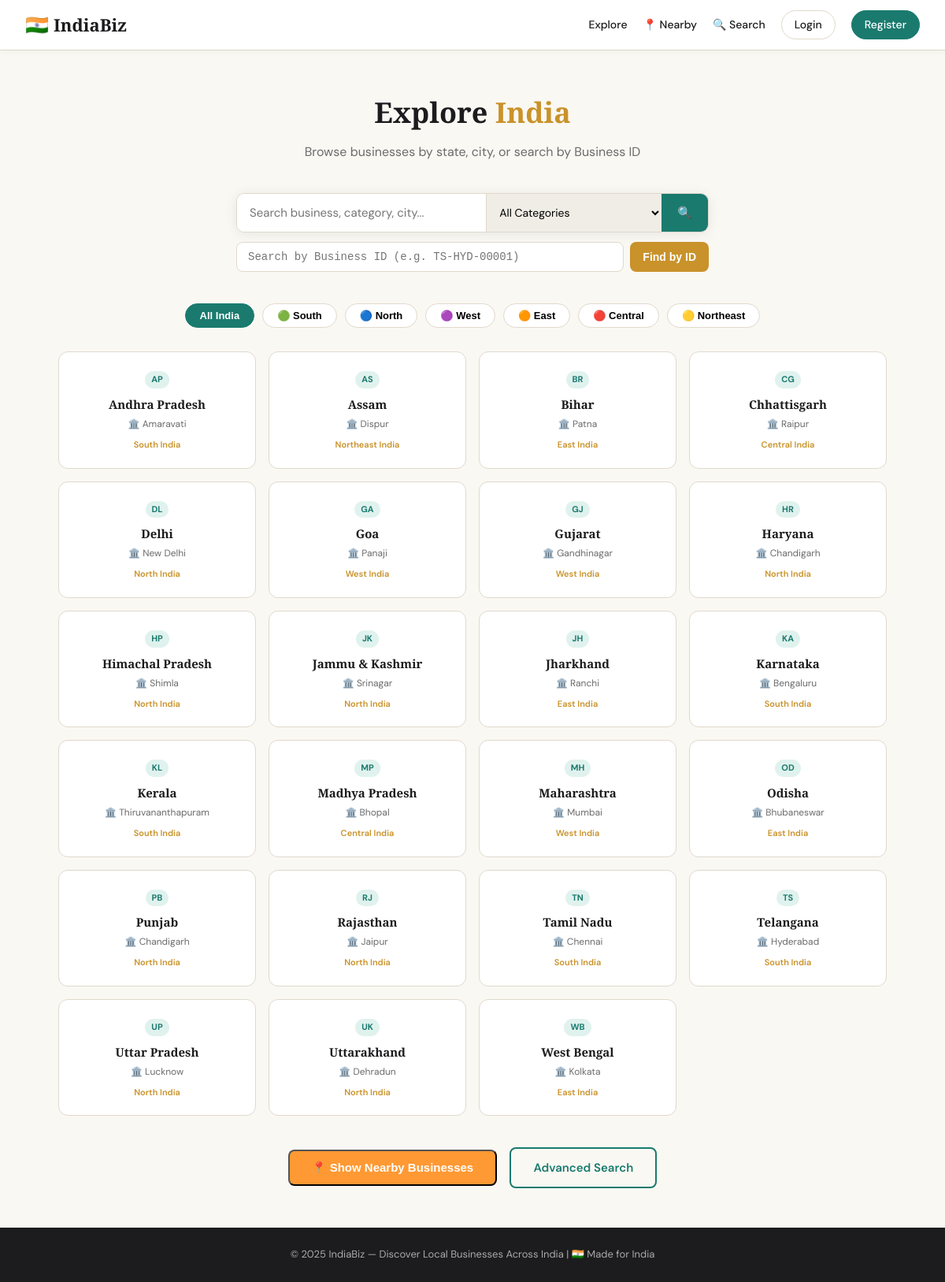
/explore, run on the app's committed database.
### tables this page shows
CREATE TABLE states (
            id INTEGER PRIMARY KEY AUTOINCREMENT,
            name TEXT UNIQUE NOT NULL,
            code TEXT UNIQUE NOT NULL,
            capital TEXT,
            region TEXT
        );

### app.py (the view)
@app.route('/explore')
def explore():
    db = get_db()
    states = db.execute('SELECT * FROM states ORDER BY name').fetchall()
    return render_template('explore.html', states=states)

### database.py (called while the page is built)
def get_db():
    if 'db' not in g:
        g.db = sqlite3.connect(DATABASE)
        g.db.row_factory = sqlite3.Row
    return g.db

### templates/explore.html (shortened to what this page needs)
{% extends "base.html" %}
{% block content %}
<div class="explore-page">
  <div class="explore-header">
    <h1>Explore <span class="accent">India</span></h1>
    <p>Browse businesses by state, city, or search by Business ID</p>
  </div>
  <div class="explore-search">
    <form action="{{ url_for('search') }}" method="get">
      <div class="search-box">
        <input type="text" name="q" placeholder="Search business, category, city..." />
        <select name="category">
          <option value="">All Categories</option>
        </select>
        <button type="submit">🔍</button>
      </div>
    </form>
    <form action="{{ url_for('search') }}" method="get" style="margin-top:10px;">
      <div class="uid-search">
        <input type="text" name="uid" placeholder="Search by Business ID (e.g. TS-HYD-00001)" style="font-family:monospace;" />
        <button type="submit">Find by ID</button>
      </div>
    </form>
  </div>
  <div class="region-filter">
    <button class="region-btn active" onclick="filterRegion('all',this)">All India</button>
    <button class="region-btn" onclick="filterRegion('South',this)">🟢 South</button>
    <button class="region-btn" onclick="filterRegion('North',this)">🔵 North</button>
    <button class="region-btn" onclick="filterRegion('West',this)">🟣 West</button>
    <button class="region-btn" onclick="filterRegion('East',this)">🟠 East</button>
    <button class="region-btn" onclick="filterRegion('Central',this)">🔴 Central</button>
    <button class="region-btn" onclick="filterRegion('Northeast',this)">🟡 Northeast</button>
  </div>
  <div class="states-grid" id="statesGrid">
    {% for state in states %}
    <a href="{{ url_for('state_page', state_id=state['id']) }}" class="state-card" data-region="{{ state['region'] }}">
      <div class="state-code">{{ state['code'] }}</div>
      <h3>{{ state['name'] }}</h3>
      <div class="capital">🏛️ {{ state['capital'] }}</div>
      <div class="region">{{ state['region'] }} India</div>
    </a>
    {% endfor %}
  </div>
  <div style="text-align:center;margin-top:40px;">
    <button class="btn-hero btn-nearby" onclick="getNearby()" style="margin-right:12px;">📍 Show Nearby Businesses</button>
    <a href="{{ url_for('search') }}" class="btn-hero btn-outline">Advanced Search</a>
  </div>
</div>
{% endblock %}

### static/style.css (style rules this page uses)
:root { --cream: #faf8f3; --white: #ffffff; --gold: #c9922a; --gold-light:#f5e6c8; --teal: #1a7a6e; --teal-light:#e0f2ee; --charcoal: #1c1c1e; --gray: #6b6b6b; --gray-light:#f0ede6; --border: #e0d9cc; --shadow: 0 2px 16px rgba(0,0,0,0.08); --shadow-lg: 0 8px 40px rgba(0,0,0,0.12); --radius: 12px; --radius-sm: 8px; --india-saffron: #FF9933; --india-green: #138808; --india-navy: #000080; }
* { box-sizing: border-box; margin: 0; padding: 0; }
body { font-family: 'DM Sans', sans-serif; background: var(--cream); color: var(--charcoal); line-height: 1.6; }
h1,h2,h3 { font-family: 'Playfair Display', serif; }
a { color: var(--teal); text-decoration: none; transition: opacity .2s; }
.accent { color: var(--gold); }
.btn-hero { padding:12px 28px; border-radius:8px; background:var(--teal); color:var(--white)!important; font-weight:600; font-size:15px; transition:background .2s; display:inline-block; }
.btn-outline { background:transparent; color:var(--teal)!important; border:2px solid var(--teal); }
.btn-nearby { background:var(--india-saffron); }
.states-grid { display: grid; grid-template-columns: repeat(auto-fill, minmax(200px, 1fr)); gap: 16px; max-width: 1100px; margin: 0 auto; }
.state-card { background:var(--white); border:1.5px solid var(--border); border-radius:var(--radius); padding:20px; text-align:center; transition:all .2s; display:block; color:var(--charcoal)!important; }
.state-code { font-size:11px; font-weight:700; color:var(--teal); background:var(--teal-light); padding:2px 8px; border-radius:20px; display:inline-block; margin-bottom:8px; }
.state-card h3 { font-size:15px; font-weight:700; margin-bottom:4px; }
.state-card .capital { font-size:12px; color:var(--gray); margin-bottom:8px; }
.state-card .region { font-size:11px; color:var(--gold); font-weight:600; }
.explore-page { padding:50px 24px; max-width:1100px; margin:0 auto; }
.explore-header { text-align:center; margin-bottom:40px; }
.explore-header h1 { font-size:36px; margin-bottom:8px; }
.explore-header p { color:var(--gray); }
.explore-search { max-width:600px; margin:0 auto 40px; }
.search-box { display:flex; gap:0; border:1.5px solid var(--border); border-radius:10px; overflow:hidden; background:var(--white); box-shadow:var(--shadow); }
.search-box input { flex:1; padding:14px 16px; border:none; font-family:inherit; font-size:15px; outline:none; }
.search-box select { padding:14px 12px; border:none; border-left:1.5px solid var(--border); font-family:inherit; font-size:14px; background:var(--gray-light); outline:none; cursor:pointer; }
.search-box button { padding:14px 20px; background:var(--teal); color:var(--white); border:none; font-size:15px; font-weight:600; cursor:pointer; }
.uid-search { display:flex; gap:8px; margin-top:12px; }
.uid-search input { flex:1; padding:10px 14px; border:1.5px solid var(--border); border-radius:8px; font-family:inherit; font-size:14px; }
.uid-search button { padding:10px 16px; background:var(--gold); color:var(--white); border:none; border-radius:8px; font-weight:600; cursor:pointer; font-size:14px; }
.region-filter { display:flex; gap:10px; flex-wrap:wrap; justify-content:center; margin-bottom:30px; }
.region-btn { padding:7px 18px; border-radius:20px; border:1.5px solid var(--border); font-size:13px; font-weight:600; cursor:pointer; background:var(--white); transition:all .2s; }
.region-btn:hover, .region-btn.active { background:var(--teal); color:var(--white); border-color:var(--teal); }

### data on the page
states: code "AP", name "Andhra Pradesh", capital "Amaravati", region "South"
states: code "AS", name "Assam", capital "Dispur", region "Northeast"
states: code "BR", name "Bihar", capital "Patna", region "East"
states: code "CG", name "Chhattisgarh", capital "Raipur", region "Central"
states: code "DL", name "Delhi", capital "New Delhi", region "North"
states: code "GA", name "Goa", capital "Panaji", region "West"
states: code "GJ", name "Gujarat", capital "Gandhinagar", region "West"
states: code "HR", name "Haryana", capital "Chandigarh", region "North"
states: code "HP", name "Himachal Pradesh", capital "Shimla", region "North"
states: code "JK", name "Jammu & Kashmir", capital "Srinagar", region "North"
states: code "JH", name "Jharkhand", capital "Ranchi", region "East"
states: code "KA", name "Karnataka", capital "Bengaluru", region "South"
states: code "KL", name "Kerala", capital "Thiruvananthapuram", region "South"
states: code "MP", name "Madhya Pradesh", capital "Bhopal", region "Central"
states: code "MH", name "Maharashtra", capital "Mumbai", region "West"
states: code "OD", name "Odisha", capital "Bhubaneswar", region "East"
states: code "PB", name "Punjab", capital "Chandigarh", region "North"
states: code "RJ", name "Rajasthan", capital "Jaipur", region "North"
states: code "TN", name "Tamil Nadu", capital "Chennai", region "South"
states: code "TS", name "Telangana", capital "Hyderabad", region "South"
states: code "UP", name "Uttar Pradesh", capital "Lucknow", region "North"
states: code "UK", name "Uttarakhand", capital "Dehradun", region "North"
states: code "WB", name "West Bengal", capital "Kolkata", region "East"
